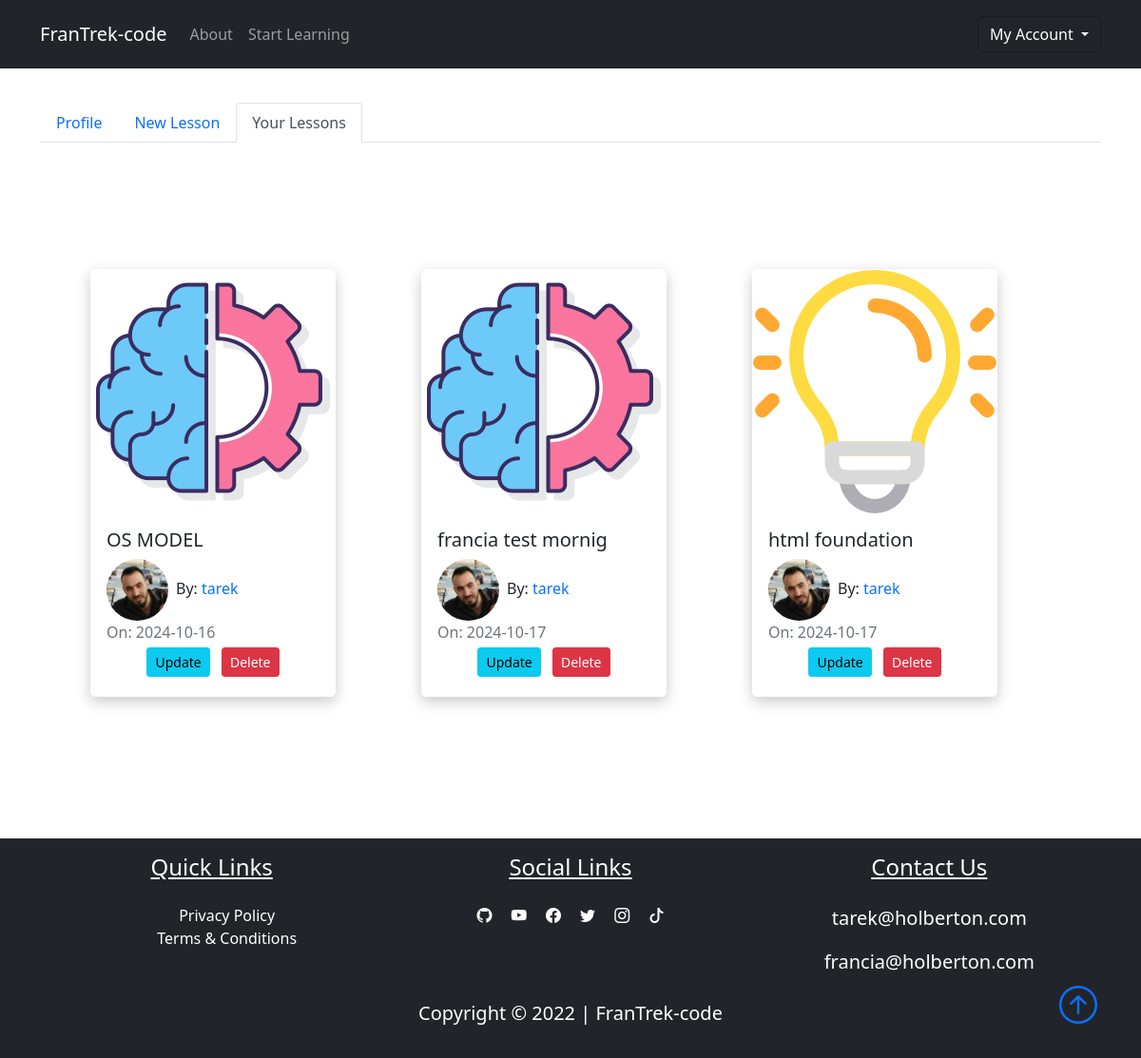
The page /dashboard/user_lessons (signed in) on the database its author committed.
### FranTrek/models.py (models this page shows, shortened)
class Lesson(db.Model):
    id = db.Column(db.Integer, primary_key=True)
    title = db.Column(db.String(100), nullable=False)
    date_posted = db.Column(db.DateTime, nullable=False, default=datetime.utcnow)
    content = db.Column(db.Text, nullable=False)
    thumbnail = db.Column(
        db.String(20), nullable=False, default="default_thumbnail.jpg"
    )
    slug = db.Column(db.String(32), nullable=False)
    user_id = db.Column(db.Integer, db.ForeignKey("user.id"), nullable=False)
    course_id = db.Column(db.Integer, db.ForeignKey("course.id"), nullable=False)

class User(db.Model, UserMixin):
    id = db.Column(db.Integer, primary_key=True)
    fname = db.Column(db.String(25), nullable=False)
    lname = db.Column(db.String(25), nullable=False)
    username = db.Column(db.String(25), unique=True, nullable=False)
    email = db.Column(db.String(125), unique=True, nullable=False)
    image_file = db.Column(db.String(20), nullable=False, default="default.png")
    bio = db.Column(db.Text, nullable=True)
    password = db.Column(db.String(60), nullable=False)
    lessons = db.relationship("Lesson", backref="author", lazy=True)

### FranTrek/routes.py (the view)
@app.route("/dashboard/user_lessons", methods=["GET", "POST"])
@login_required
def user_lessons():
    return render_template(
        "user_lessons.html", title="Your Lessons", active_tab="user_lessons"
    )

### FranTrek/models.py (called while the page is built)
@login_manager.user_loader
def load_user(user_id):
    return User.query.get(int(user_id))

### FranTrek/templates/user_lessons.html (shortened to what this page needs)
{% extends "dashboard.html"%}
{% block user_lessons %}
<div class="{{'tab-pane fade show active p-3' if active_tab == 'user_lessons' else 'tab-pane fade p-3'}}"
    id='nav-user_lessons' role="tabpanel" aria-labelledby="nav-user_lessons-tab"></div>
<section>
    <div class="container p-5">
        <div class="row">
            {% for lesson in current_user.lessons %}
            <div class="col-sm-12 col-md-6 col-lg-4 pb-5 d-flex align-items-stretch">
                <div class="card lesson">
                    <img src="{{url_for('static', filename='lesson_thumbnails/'+lesson.thumbnail)}}" class="card-img">
                    <div class="card-body d-flex flex-column">
                        <h5 class="card-title">
                            <a class="text-decoration-none text-dark"
                                href="{{url_for('lesson', lesson_slug=lesson.slug, course=lesson.course_name.title)}}">{{lesson.title}}</a>
                        </h5>
                        <span><img class="article-img rounded-circle"
                                src="{{url_for('static', filename='user_pics/'+lesson.author.image_file)}}" alt="">By:
                            <a href="#" class="link">{{lesson.author.username}}</a></span>
                        <span class="text-muted">On: {{lesson.date_posted.strftime('%Y-%m-%d')}}</span>
                        <div class="m-auto">
                            <a href="{{url_for('update_lesson', lesson_slug = lesson.slug, course = lesson.course_name.title)}}"
                                class="btn btn-info btn-sm m-1">Update</a>
                            <button class="btn btn-danger btn-sm m-1" data-bs-toggle="modal"
                                data-bs-target="#deleteModal"> Delete </button>
                        </div>
                    </div>
                </div>
            </div>
            {% endfor %}
        </div>
    </div>
</section>
{% endblock user_lessons%}

### FranTrek/static/main.css (style rules this page uses)
body::before { display: block; content: ''; height: 60px; }
.card { transition: 0.7s ease; box-shadow: 0 5px 15px rgba(1 1 1/ 15); border-radius: 5px; margin: 5px; }
.lesson { box-shadow: 0 5px 15px rgba(200 200 200/ 15); border-radius: 5px; border: 1px solid #fff; }
.article-img { height: 65px; width: 65px; margin-right: 8px; }
.link { text-decoration: none; }

### rows shown on the page
Lesson: thumbnail (picture), title "OS MODEL", image_file (picture), author.username "tarek", date_posted "2024-10-16"
Lesson: thumbnail (picture), title "francia test mornig", image_file (picture), author.username "tarek", date_posted "2024-10-17"
Lesson: thumbnail (picture), title "html foundation", image_file (picture), author.username "tarek", date_posted "2024-10-17"
